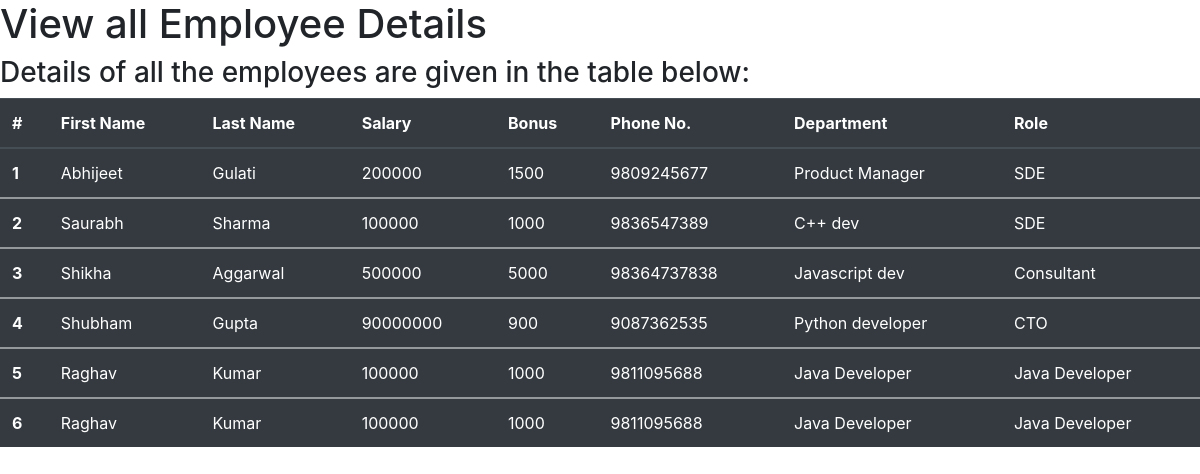
The page /view_emp on the database as committed earlier.
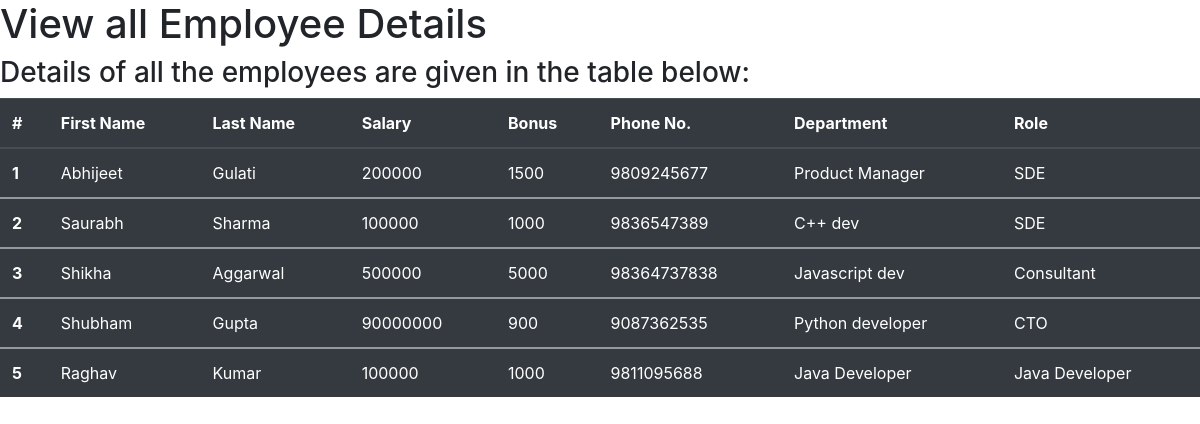
The same page on the database as committed later.
### emp/models.py (models this page shows, shortened)
class Employee(models.Model):
    first_name=models.CharField(max_length=100,null=False)  #first name cant be empty
    last_name=models.CharField(max_length=100)
    dept=models.ForeignKey(Dept,on_delete=models.CASCADE)
    salary=models.IntegerField(default=0)
    bonus=models.IntegerField(default=0)
    role=models.ForeignKey(Role,on_delete=models.CASCADE)
    phone=models.IntegerField(default=0)
    def __str__(self):
        return "%s %s %s" %(self.first_name,self.last_name,self.phone)

class Dept(models.Model):
    name=models.CharField(max_length=100,null=False)

class Role(models.Model):
    name=models.CharField(max_length=100,null=False)

### emp/views.py (the view)
# urls.py: path('view_emp',include('emp.urls')),
def view_emp(request):
    emps=Employee.objects.all()
    context={
        'emps':emps
    }
    print(context)#if we dont print it we wont be able to see the values
    return render(request,'view_emp.html',context)

### templates/view_emp.html (shortened to what this page needs)
<!DOCTYPE html>
<html lang="en">
    <head>
        <link rel="stylesheet" href="https://cdn.jsdelivr.net/npm/bootstrap@4.4.1/dist/css/bootstrap.min.css">
    </head>
    <body>
        <h1>View all Employee Details</h1>
        <h3>Details of all the employees are given in the table below:</h3>
        <table class="table table-dark table-hover">
            <thead>
              <tr>
                <th scope="col">#</th>
                <th scope="col">First Name</th>
                <th scope="col">Last Name</th>
                <th scope="col">Salary</th>
                <th scope="col">Bonus</th>
                <th scope="col">Phone No.</th>
                <th scope="col">Department</th>
                <th scope="col">Role</th>
              </tr>
            </thead>
             {% for emp in emps %}
            <tbody>
              <tr>
                <th scope="row">{{emp.id}}</th>
                <td>{{emp.first_name}}</td>
                <td>{{emp.last_name}}</td>
                <td>{{emp.salary}}</td>
                <td>{{emp.bonus}}</td>
                <td>{{emp.phone}}</td>
                <td>{{emp.dept.name}}</td>
                <td>{{emp.role.name}}</td>
              </tr>
            </tbody>
            {% endfor %}
          </table>
    </body>
</html>

Rows that differ between the two databases and show on the page:
removed Employee: id "6", first_name "Raghav", last_name "Kumar", salary "100000", bonus "1000", phone "9811095688", dept.name "Java Developer", role.name "Java Developer"
